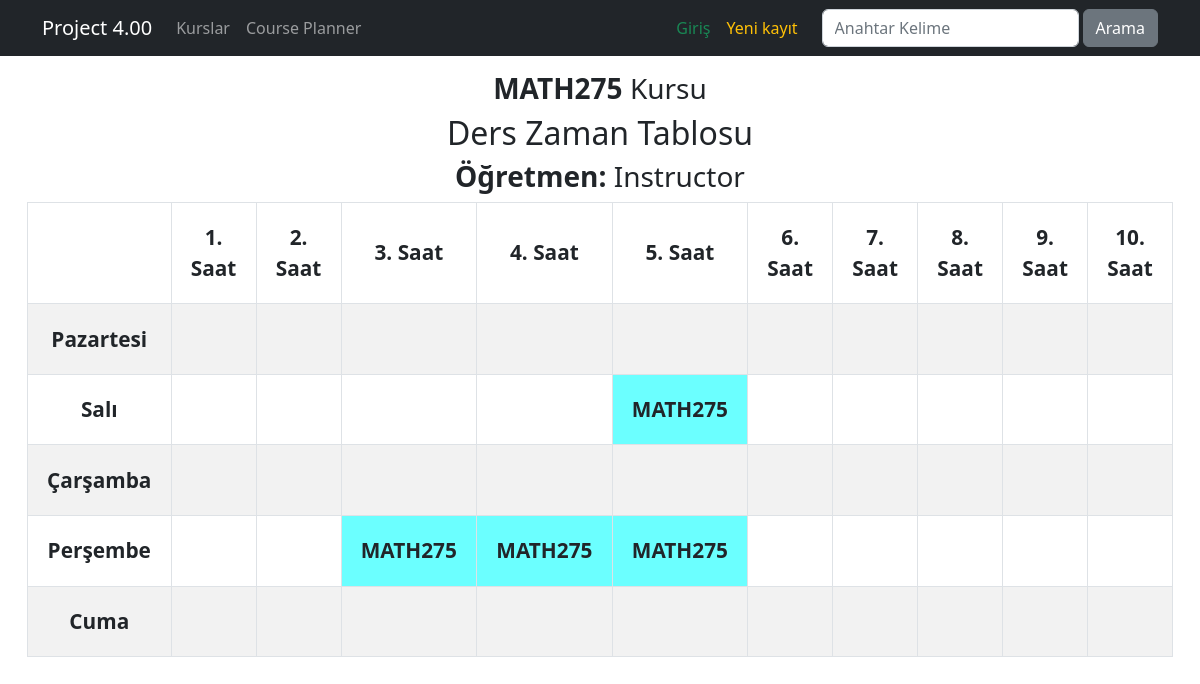
The page /kurslar/Math380 on the database its author committed.
### courses/models.py (models this page shows, shortened)
class Course(models.Model):
    title = models.CharField(max_length=50, unique=True)
    description = models.TextField()
    image = models.ImageField(upload_to="images",blank=True,default="images/default.jpg")
    date= models.DateField(auto_now=True)
    isActive = models.BooleanField(default=False)
    isHome = models.BooleanField(default=False)
    slug = models.SlugField(default="",blank=True,null=False, unique=True, db_index=True)
    categories = models.ManyToManyField(Category)
    timetable = models.JSONField(default=list, blank=True)
    instructor = models.ForeignKey(
        settings.AUTH_USER_MODEL,
        on_delete=models.SET_NULL,
        null=True,
        blank=True,
        related_name='courses_taught',
        limit_choices_to={'groups__name': 'Instructor'}
    )

### courses/views.py (the view)
# urls.py: path('<slug:slug>', views.details, name="course_details"),
def details(request, slug):
    course = get_object_or_404(Course, slug=slug)
    hours = range(1, 11)
    days = [
        (0, "Pazartesi"),
        (1, "Salı"),
        (2, "Çarşamba"),
        (3, "Perşembe"),
        (4, "Cuma"),
    ]
    context = {
        'course': course,
        'hours': hours,
        'days': days,
    }
    return render(request, 'courses/details.html', context)

### courses/templatetags/course_extras.py (called while the page is built)
@register.filter
def get_item(value, arg):
    try:
        return value[arg]
    except:
        return None

### courses/templates/courses/details.html (shortened to what this page needs)
{% extends 'layout.html' %}
{% load static %}
{% load course_extras %}
{% block css_files %}
    <link rel="stylesheet" href="{% static 'courses/css/style.css' %}">
{% endblock %}
{% block content %}
    <div class="container mt-3">
        <div class="row justify-content-center">
            <div class="col-10">
                <h1 class="h3 text-center"><strong>{{ course.title }}</strong> Kursu</h1>
                <h2 class="text-center">Ders Zaman Tablosu</h2>
                {% if course.instructor %}
                    <h3 class="h3 text-center"><strong>Öğretmen:</strong> {{ course.instructor.get_full_name|default:course.instructor.username }}</h3>
                {% endif %}
                <div class="d-flex justify-content-center">
                    <table class="table table-bordered table-striped align-middle text-center timetable-lg">
                        <thead>
                            <tr>
                                <th></th>
                                {% for hour in hours %}
                                    <th>{{ hour }}. Saat</th>
                                {% endfor %}
                            </tr>
                        </thead>
                        <tbody>
                            {% for day in days %}
                                {% with row=course.timetable|get_item:day.0 %}
                                <tr>
                                    <th>{{ day.1 }}</th>
                                    {% for hour in hours %}
                                        <td {% if row and row|get_item:forloop.counter0 %} style="background-color:rgb(107, 255, 255); font-weight: bold;" {% endif %}>
                                            {% if row and row|get_item:forloop.counter0 %}
                                                {{ course.title }}
                                            {% endif %}
                                        </td>
                                    {% endfor %}
                                </tr>
                                {% endwith %}
                            {% endfor %}
                        </tbody>
                    </table>
                </div>
            </div>
        </div>
    </div>
{% endblock %}

### courses/static/courses/css/style.css (style rules this page uses)
.table.timetable-lg th, .table.timetable-lg td { font-size: 1.3rem; padding: 1.2rem 1.2rem; min-width: 60px; height: 60px; vertical-align: middle; }

### rows shown on the page
Course: title "MATH275", instructor.get_full_name "Instructor", title "MATH275" "MATH275" "MATH275" "MATH275"

### other values the page prints
{{ hour }} "1" "2" "3" "4" "5" "6" "7" "8" "9" "10"
{{ day.1 }} "Pazartesi" "Salı" "Çarşamba" "Perşembe" "Cuma"
